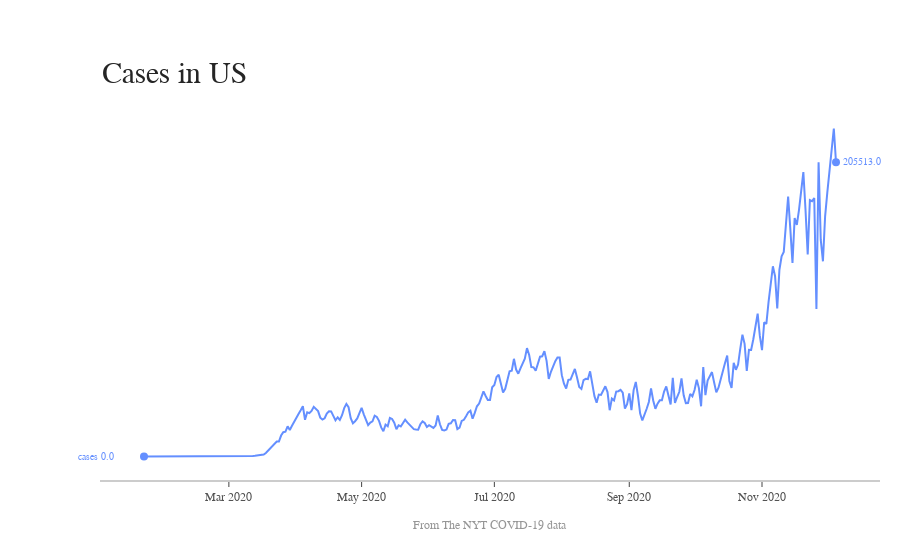

The notebook cell this image was saved under:
### Code cell
rc,fig = plotTrend(Source = nyt_processed_data,
              title = 'Cases in US',
              isPercentage = False,
              dateColumnHeader = 'date',
              labels = ['cases'],
              credits=source_NYT)
if rc:
    fig.show()

### Figure 1 — Plotly figure (JSON) as saved in the notebook; plotly's stock layout.template omitted (floating-point values rounded to 4 significant figures; data arrays with more than 128 entries replaced by an {"elided": "..."} marker saying what was removed)
{"data": [{"connectgaps": true, "line": {"color": "rgb(100,143,255)", "width": 2}, "mode": "lines", "name": "cases", "type": "scatter", "x": {"elided": "319 str values"}, "y": {"elided": "319 int values"}}, {"marker": {"color": "rgb(100,143,255)", "size": 8}, "mode": "markers", "type": "scatter", "x": ["2020-01-22", "2020-12-05"], "y": [0, 205513]}], "layout": {"annotations": [{"font": {"color": "rgb(100,143,255)", "family": "Arial", "size": 10}, "showarrow": false, "text": "cases 0.0", "x": 0.02, "xanchor": "right", "xref": "paper", "y": 2, "yanchor": "middle"}, {"font": {"color": "rgb(100,143,255)", "family": "Arial", "size": 10}, "showarrow": false, "text": "205513.0", "x": 0.95, "xanchor": "left", "xref": "paper", "y": 205511, "yanchor": "middle"}, {"font": {"color": "rgb(37,37,37)", "family": "Arial", "size": 30}, "showarrow": false, "text": "Cases in US", "x": 0, "xanchor": "left", "xref": "paper", "y": 1.05, "yanchor": "bottom", "yref": "paper"}, {"font": {"color": "rgb(150,150,150)", "family": "Arial", "size": 12}, "showarrow": false, "text": "From The NYT COVID-19 data", "x": 0.5, "xanchor": "center", "xref": "paper", "y": -0.1, "yanchor": "top", "yref": "paper"}], "autosize": false, "margin": {"autoexpand": false, "l": 100, "r": 20, "t": 110}, "plot_bgcolor": "white", "showlegend": false, "xaxis": {"linecolor": "rgb(204, 204, 204)", "linewidth": 2, "showgrid": false, "showline": true, "showticklabels": true, "tickfont": {"color": "rgb(82, 82, 82)", "family": "Arial", "size": 12}, "ticks": "outside"}, "yaxis": {"showgrid": false, "showline": false, "showticklabels": false, "zeroline": false}}}
